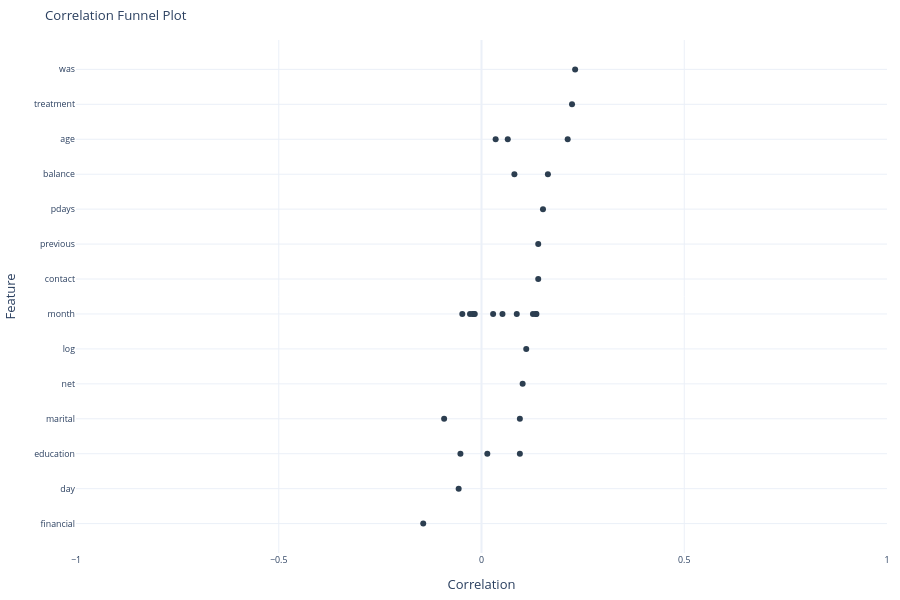

Notebook cell for this chart:
### Code cell
import pandas as pd
import numpy as np
import pytimetk as tk

# Target numeric
df['deposit_numeric'] = (df['deposit'] == 'yes').astype(int)

# Bucketowane kolumny → zamień na średnią wartość targetu w binie
bucket_cols = ['balance_bin', 'age_bin']

for col in bucket_cols:
    mean_target = df.groupby(col)['deposit_numeric'].transform('mean')
    df[col + '_num'] = mean_target  # nowa kolumna numeric

# 2. Only numeric + bool
df_clean = df.select_dtypes(include=['number', 'bool']).copy()

# 3. Usuń duolikaty kolumny
df_clean = df_clean.loc[:, ~df_clean.columns.duplicated()]

# 4. Bool → int
bool_cols = df_clean.select_dtypes('bool').columns
df_clean[bool_cols] = df_clean[bool_cols].astype(int)

# 5. Reset index
df_clean = df_clean.reset_index(drop=True)

# Correlation (manual)
corrs = df_clean.corr(numeric_only=True)['deposit_numeric'].drop('deposit_numeric')

df_correlated = corrs.reset_index()
df_correlated.columns = ['feature_full', 'correlation']

df_correlated[['feature', 'bin']] = df_correlated['feature_full'].str.split('_', n=1, expand=True)
df_correlated['bin'] = df_correlated['bin'].fillna(df_correlated['feature_full'])

# Top 30
df_correlated_top = df_correlated.nlargest(30, 'correlation')

# Plot
funnel = df_correlated_top.plot_correlation_funnel(
    engine='plotly',
    height=600
)
funnel.show()

### Figure 1 — Plotly figure (JSON) as saved in the notebook; plotly's stock layout.template omitted (floating-point values rounded to 4 significant figures)
{"data": [{"customdata": [["contacted_before"], ["treatment"], ["bin_num"], ["bin_num"], ["pdays"], ["previous"], ["intensity_past"], ["mar"], ["oct"], ["sep"], ["balance"], ["balance_indicator"], ["single"], ["tertiary"], ["dec"], ["shifted"], ["squared"], ["feb"], ["age"], ["num"], ["unknown"], ["aug"], ["jun"], ["jan"], ["nov"], ["jul"], ["secondary"], ["day"], ["married"], ["stress"]], "hoverlabel": {"font": {"size": 8.8}}, "hovertemplate": "correlation=%{x:.3f}<br>feature=%{y}<br>bin=%{customdata[0]}<extra></extra>", "legendgroup": "", "marker": {"color": "#2c3e50", "opacity": 1, "symbol": "circle"}, "mode": "markers", "name": "", "orientation": "h", "showlegend": false, "text": ["contacted_before", "treatment", "bin_num", "bin_num", "pdays", "previous", "intensity_past", "mar", "oct", "sep", "balance", "balance_indicator", "single", "tertiary", "dec", "shifted", "squared", "feb", "age", "num", "unknown", "aug", "jun", "jan", "nov", "jul", "secondary", "day", "married", "stress"], "type": "scatter", "x": [0.2308, 0.2233, 0.2126, 0.1637, 0.1516, 0.1399, 0.1399, 0.1354, 0.1338, 0.1269, 0.1103, 0.1014, 0.09463, 0.0946, 0.08696, 0.08113, 0.06477, 0.05171, 0.0349, 0.02864, 0.01435, -0.01662, -0.01898, -0.0218, -0.02828, -0.04737, -0.05195, -0.05633, -0.09216, -0.1437], "xaxis": "x", "y": ["was", "treatment", "age", "balance", "pdays", "previous", "contact", "month", "month", "month", "log", "net", "marital", "education", "month", "balance", "age", "month", "age", "month", "education", "month", "month", "month", "month", "month", "education", "day", "marital", "financial"], "yaxis": "y"}], "layout": {"autosize": true, "font": {"size": 11}, "height": 600, "legend": {"font": {"size": 8.8}, "title": {"font": {"size": 8.8}}, "tracegroupgap": 0}, "margin": {"b": 40, "l": 10, "r": 10, "t": 40}, "showlegend": false, "title": {"font": {"size": 13.2}, "text": "Correlation Funnel Plot"}, "xaxis": {"anchor": "y", "domain": [0, 1], "range": [-1, 1], "showticklabels": true, "tickfont": {"size": 8.8}, "title": {"text": "Correlation"}, "visible": true}, "yaxis": {"anchor": "x", "autorange": "reversed", "domain": [0, 1], "tickfont": {"size": 8.8}, "title": {"text": "Feature"}}}}
